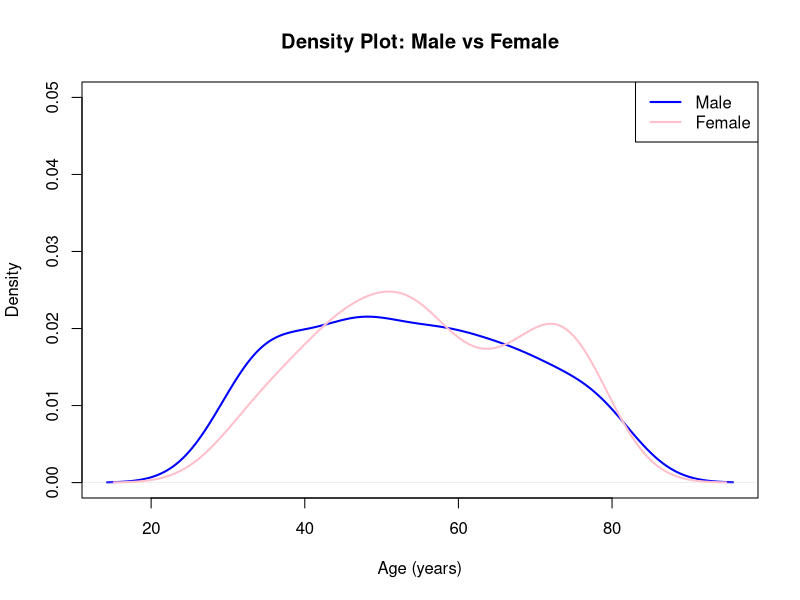

The R source for this figure:
#double density plot

ages_male <-sample(30:80, size = 100, replace = TRUE)
ages_female <- sample(30:80, size = 100, replace = TRUE)

plot(density(ages_male),
     col = "blue",
     lwd = 2,
     main = "Density Plot: Male vs Female",
     xlab = "Age (years)",
     ylim = c(0, 0.05))
lines(density(ages_female), col = "pink", lwd = 2)
legend("topright", legend = c("Male","Female"),
       col = c("blue","pink"),
       lwd =2)
